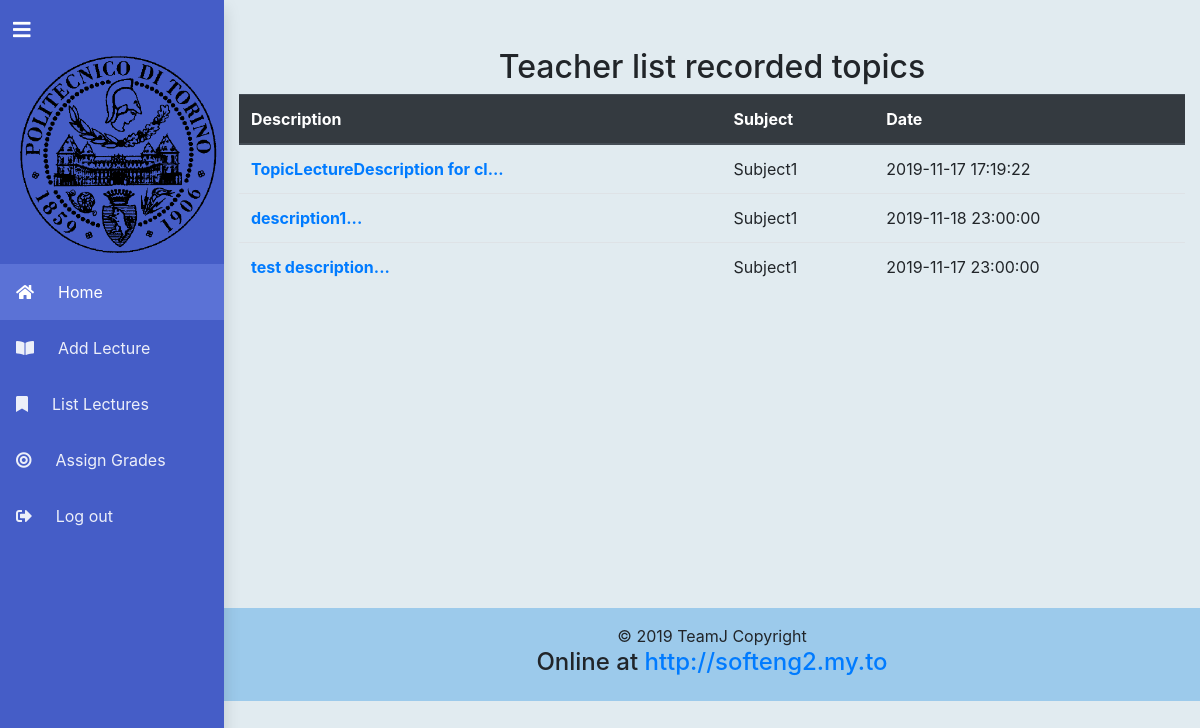
/usergroup/teacher/listLectures.php (signed in), run on an earlier commit of the app's database.
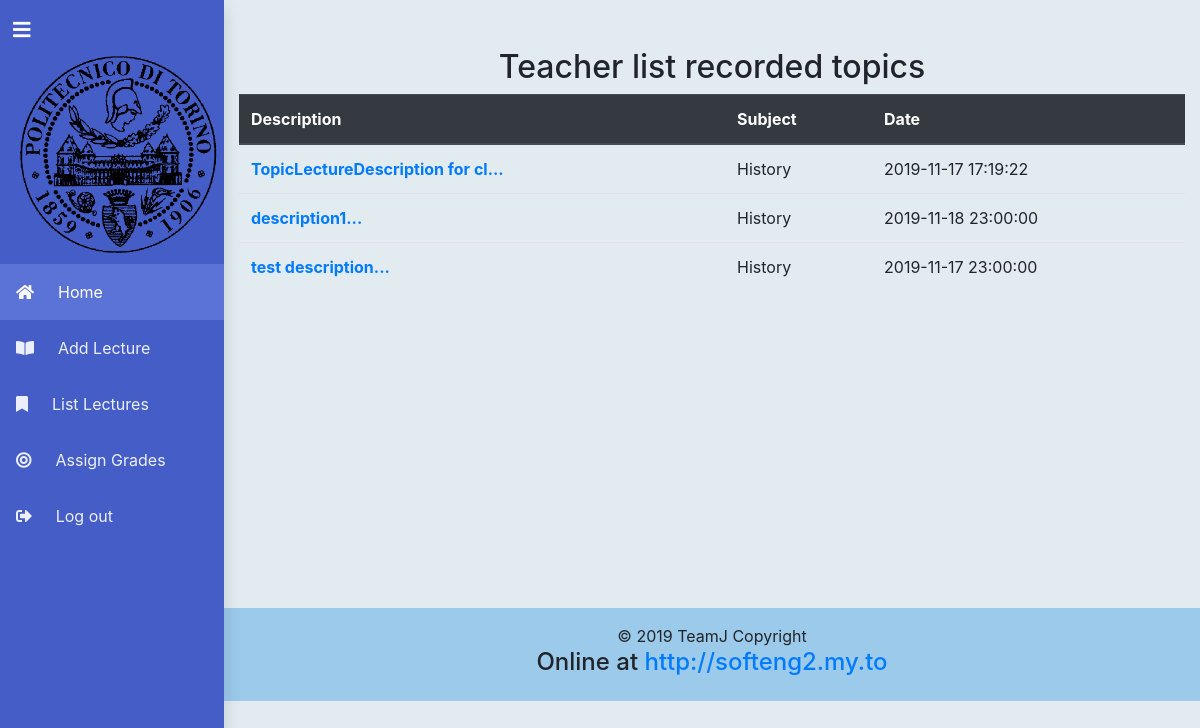
And on a later commit of the database.
### tables this page shows
CREATE TABLE `TopicRecord` (
  `ID` int(11) NOT NULL,
  `TeacherID` int(11) NOT NULL,
  `Timestamp` timestamp NOT NULL DEFAULT CURRENT_TIMESTAMP,
  `Description` varchar(512) NOT NULL,
  `TopicID` int(11) NOT NULL,
  `SpecificClassID` int(11) NOT NULL
);

CREATE TABLE `Topic` (
  `ID` int(11) NOT NULL,
  `Name` varchar(100) NOT NULL,
  `Description` text NOT NULL
);

### classes/teacher.class.php (called while the page is built, shortened)
<?php
class teacher extends user {
	public function get_topics_record() {
		$topicRecords = array();
		$conn = $this->connectMySQL();
		$stmt = $conn->prepare("SELECT TopicRecord.Timestamp as TimeStamps,
									  TopicRecord.Description as TopicDescription, Topic.Name as TopicName, TopicRecord.ID as RecordID
									  FROM TopicRecord, Topic
									  WHERE TopicRecord.TopicID=Topic.ID AND TopicRecord.TeacherID=?");
		$teacherID = $_SESSION['teacherID'];
		$stmt->bind_param('i', $teacherID);
		$stmt->execute();
		$res = $stmt->get_result();
		if ($res->num_rows <= 0) {
			return false;
		} else {
			while ($row = $res->fetch_assoc()) {
				array_push($topicRecords, $row);
			}
		}
		return $topicRecords;
	}
}

### usergroup/teacher/listLectures.php (the view, shortened to what this page needs)
<?php
$site = new csite();
$page = new cpage("Teacher list recorded topics");
$site->setPage($page);
$teacher = new teacher();
if(isset($_GET['operation_result'])){
	switch ($_GET['operation_result']){
		case 1:
			$content.= <<<OUT
<div class="alert alert-success" role="alert">
  Lecture successfully modified. <a href="listLectures.php" class="alert-link">Modify another lecture</a> or <a href="index.php" class="alert-link">back to your homepage.</a>
</div>
OUT;
			break;
		case 0:
			$content.= <<<OUT
<div class="alert alert-danger" role="alert">
 Error in modifying lecture. <a href="listLectures.php" class="alert-link">Retry </a> or <a href="../officer/index.php" class="alert-link">back to your homepage.</a>
</div>
OUT;
			break;
		default:
			$content.=<<<OUT
<div class="alert alert-dark" role="alert">
  Operation not allowed.
</div>
OUT;
	}
}else {
	$content = '
  <table class="table">
    <thead class="thead-dark">
      <tr>
        <th scope="col">Description</th>
        <th scope="col">Subject</th>
        <th scope="col">Date</th>
      </tr>
    </thead>
    <tbody>';
	$topicRecords = $teacher->get_topics_record();
	foreach ($topicRecords as $i => $row) {
		$title = substr($row['TopicDescription'], 0, 30) . "...";
		$content .= '<tr>
        <th scope="row"><a class="alert-link" href="listLectures.php?action=edit&lectureID='.$row['RecordID'].'">' . $title . '</a></th>
        <td>' . $row['TopicName'] . '</td>
        <td>' . $row['TimeStamps'] . '</td>
      </tr>';
	}
	$content .= '
    </tbody>
  </table>';
}
$site->render();
?>

### classes/csite.class.php (shortened to what this page needs)
<?php
class csite{
    private $headers;
    private $footers;
    private $page;
    public function __construct(){
        $this->headers = array();
        $this->footers = array();
    }
    public function render(){
        foreach($this->headers as $header){
            $h_path = FULL_PATH."/".$header;
            include $h_path;
        }
        $this->page->render();
        foreach($this->footers as $footer){
            include FULL_PATH."/".$footer;
        }
    }
    public function addHeader($file){
        $this->headers[] = $file;
    }
    public function addFooter($file){
        $this->footers[] = $file;
    }
    public function setPage($page){
        $this->page = $page;
    }
}
?>

### header.php (shortened to what this page needs)
<?php
$hidden_menu = "";
$user = new user();
if (!$user->is_logged()){
	$login_out_button= ' <li class="nav-item"><a class="nav-link text-left text-white py-1 px-0"  data-toggle="modal" href="#myModal"><i class="fas fa-sign-out-alt mx-3"></i><i class="fa fa-caret-right d-none position-absolute"></i><span class="text-nowrap mx-2">Log in</span></a></li>';
} else {
	$login_out_button= ' <li class="nav-item"><a class="nav-link text-left text-white py-1 px-0"  href="'. PLATFORM_PATH .'/logout.php"><i class="fas fa-sign-out-alt mx-3"></i><i class="fa fa-caret-right d-none position-absolute"></i><span class="text-nowrap mx-2">Log out</span></a></li>';
}
switch($_SESSION["usergroup"]){
	case "teacher":
        $hidden_menu .= '		<li class="nav-item"><a class="nav-link text-left text-white py-1 px-0" href="./addLecture.php"><i class="fas fa-book-open mx-3"></i><span class="text-nowrap mx-2">Add Lecture</span></a></li>';
        $hidden_menu .= '		<li class="nav-item"><a class="nav-link text-left text-white py-1 px-0" href="./listLectures.php"><i class="fas fa-bookmark mx-3"></i><span class="text-nowrap mx-2">List Lectures</span></a></li>';
		$hidden_menu .= '		<li class="nav-item"><a class="nav-link text-left text-white py-1 px-0" href="./insertGrades.php"><i class="fas fa-bullseye mx-3"></i><span class="text-nowrap mx-2">Assign Grades</span></a></li>';
		break;
}
print '<!DOCTYPE html>
<html lang="en">
	<head>
		<link rel="stylesheet" href="'.PLATFORM_PATH.'/css/bootstrap.min.css">
		<link rel="stylesheet" href="https://cdnjs.cloudflare.com/ajax/libs/bootstrap-datetimepicker/3.1.3/css/bootstrap-datetimepicker.min.css">
		<link rel="stylesheet" href="https://cdnjs.cloudflare.com/ajax/libs/font-awesome/4.7.0/css/font-awesome.min.css">
		<link rel="stylesheet" href="'.PLATFORM_PATH.'/fonts/fontawesome-all.min.css">
		<link rel="stylesheet" href="'.PLATFORM_PATH.'/fonts/font-awesome.min.css">
		<link rel="stylesheet" href="'.PLATFORM_PATH.'/fonts/fontawesome5-overrides.min.css">
		<link href="'.PLATFORM_PATH.'/css/calendar_style.css" rel="stylesheet">
		<link href="'.PLATFORM_PATH.'/css/style.css" rel="stylesheet">
		<link href="'.PLATFORM_PATH.'/css/sidebar.css" rel="stylesheet">
	</head>
	<body>
	<ul class="nav flex-column shadow d-flex sidebar mobile-hid">
		<li class="nav-item logo-holder">
			<div class="text-center text-white logo p-2">
				<a class="text-white float-left" id="sidebarToggleHolder" href="#">
					<i class="fas fa-bars" id="sidebarToggle"></i>
				</a>
				<a class="text-white text-decoration-none p-2" id="title" href="#">
					<img src="' . PLATFORM_PATH . '/media/logopoli2.jpg" alt="logopoli" style="width: 100%; object-fit: contain"/>
				</a>
			</div>
		</li>
		'.
		'<li class="nav-item"><a class="nav-link active text-left text-white py-1 px-0" href="./index.php"><i class="fas fa-home mx-3"></i><span class="text-nowrap mx-2">Home</span></a></li>'.
		$hidden_menu.
		$login_out_button.
	'</ul>
';
?>

### classes/cpage.class.php (shortened to what this page needs)
<?php
class cpage {
    private $title;
    private $content;
    public function __construct($title){
        $this->title = $title;
    }
    public function render(){
        echo "<div class='container min_container' id='content'>";
        $mtitle = "<center><h2>{$this->title}</h2></center>";
        echo $mtitle;
        echo $this->content;
        echo "</div>";
    }
    public function setContent($content){
        $this->content = $content;
    }
}
?>

### footer.php (shortened to what this page needs)
<footer class="page-footer font-small blue">
    <div class="footer-copyright text-center py-3">© 2019 TeamJ Copyright
        <h4 style="">Online at <a href="#">http://softeng2.my.to</a></h4>
    </div>
</footer>
</body>
</html>

### css/calendar_style.css (style rules this page uses)
*, *:before, *:after { -moz-box-sizing: border-box; -webkit-box-sizing: border-box; box-sizing: border-box; }
.blue { background: rgba(156, 202, 235, 1); }

### css/style.css (style rules this page uses)
body { background-color: rgb(225, 235, 240); padding-top: 3rem; }
.min_container { min-height: 510px; }
footer { margin-top: 50px; }

### css/sidebar.css (style rules this page uses)
body { position: relative; }
@media (min-width: 992px) { body { padding-left: 14rem; } }
.sidebar { max-width: 14rem !important; width: 100%; min-height: 100vh; background-color: #455dc7; position: absolute; top: 0; bottom: 0; left: 0; z-index: 1; }
.sidebar .logo { font-size: 1.6rem; }
.sidebar .nav-link:hover, .sidebar .nav-link.active { background-color: #5b72d6; opacity: 1; }
.sidebar .nav-link span { font-size: 1rem; }
.sidebar .nav-link { padding-top: 1rem !important; padding-bottom: 1rem !important; font-size: 1rem; position: relative; opacity: 0.9; }
.sidebar #sidebarToggleHolder { font-size: 20px !important; margin: 7px 5px; }

What changed in the data, as far as the page shows it:
changed through a linked row, topicrecord "TopicLectureDescription for cl...": TopicID.Name "Subject1" → "History"
changed through a linked row, topicrecord "description1...": TopicID.Name "Subject1" → "History"
changed through a linked row, topicrecord "test description...": TopicID.Name "Subject1" → "History"
